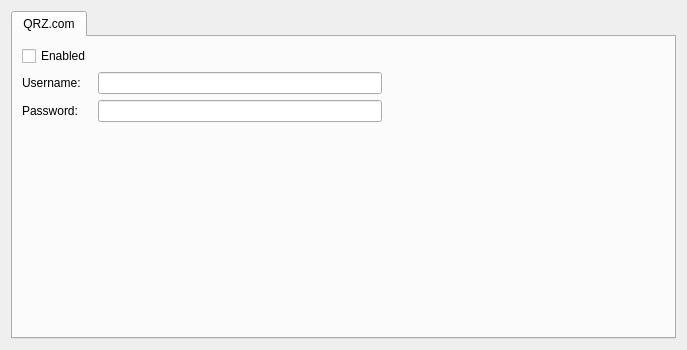
<?xml version="1.0" encoding="UTF-8"?>
<ui version="4.0">
 <class>Logbook::Internal::CallsignLookupSettingsPage</class>
 <widget class="QWidget" name="Logbook::Internal::CallsignLookupSettingsPage">
  <property name="geometry">
   <rect>
    <x>0</x>
    <y>0</y>
    <width>687</width>
    <height>350</height>
   </rect>
  </property>
  <property name="windowTitle">
   <string>Dialog</string>
  </property>
  <layout class="QGridLayout" name="gridLayout">
   <item row="0" column="0">
    <widget class="QTabWidget" name="tabWidget">
     <property name="currentIndex">
      <number>0</number>
     </property>
     <widget class="QWidget" name="tab">
      <attribute name="title">
       <string>QRZ.com</string>
      </attribute>
      <layout class="QGridLayout" name="gridLayout_2">
       <item row="1" column="2">
        <spacer name="horizontalSpacer">
         <property name="orientation">
          <enum>Qt::Horizontal</enum>
         </property>
         <property name="sizeHint" stdset="0">
          <size>
           <width>40</width>
           <height>20</height>
          </size>
         </property>
        </spacer>
       </item>
       <item row="2" column="1">
        <widget class="QLineEdit" name="edQRZPassword">
         <property name="echoMode">
          <enum>QLineEdit::Password</enum>
         </property>
        </widget>
       </item>
       <item row="2" column="0">
        <widget class="QLabel" name="label_2">
         <property name="sizePolicy">
          <sizepolicy hsizetype="Maximum" vsizetype="Preferred">
           <horstretch>0</horstretch>
           <verstretch>0</verstretch>
          </sizepolicy>
         </property>
         <property name="text">
          <string>Password:</string>
         </property>
         <property name="buddy">
          <cstring>edQRZPassword</cstring>
         </property>
        </widget>
       </item>
       <item row="1" column="1">
        <widget class="QLineEdit" name="edQRZUsername"/>
       </item>
       <item row="1" column="0">
        <widget class="QLabel" name="label">
         <property name="sizePolicy">
          <sizepolicy hsizetype="Maximum" vsizetype="Preferred">
           <horstretch>0</horstretch>
           <verstretch>0</verstretch>
          </sizepolicy>
         </property>
         <property name="text">
          <string>Username:</string>
         </property>
         <property name="buddy">
          <cstring>edQRZUsername</cstring>
         </property>
        </widget>
       </item>
       <item row="3" column="1">
        <spacer name="verticalSpacer">
         <property name="orientation">
          <enum>Qt::Vertical</enum>
         </property>
         <property name="sizeHint" stdset="0">
          <size>
           <width>20</width>
           <height>40</height>
          </size>
         </property>
        </spacer>
       </item>
       <item row="0" column="0">
        <widget class="QCheckBox" name="chkQRZEnabled">
         <property name="text">
          <string>Enabled</string>
         </property>
        </widget>
       </item>
      </layout>
     </widget>
    </widget>
   </item>
  </layout>
 </widget>
 <tabstops>
  <tabstop>tabWidget</tabstop>
  <tabstop>chkQRZEnabled</tabstop>
  <tabstop>edQRZUsername</tabstop>
  <tabstop>edQRZPassword</tabstop>
 </tabstops>
 <resources/>
 <connections>
  <connection>
   <sender>chkQRZEnabled</sender>
   <signal>toggled(bool)</signal>
   <receiver>edQRZUsername</receiver>
   <slot>setEnabled(bool)</slot>
   <hints>
    <hint type="sourcelabel">
     <x>41</x>
     <y>79</y>
    </hint>
    <hint type="destinationlabel">
     <x>138</x>
     <y>105</y>
    </hint>
   </hints>
  </connection>
  <connection>
   <sender>chkQRZEnabled</sender>
   <signal>toggled(bool)</signal>
   <receiver>edQRZPassword</receiver>
   <slot>setEnabled(bool)</slot>
   <hints>
    <hint type="sourcelabel">
     <x>72</x>
     <y>79</y>
    </hint>
    <hint type="destinationlabel">
     <x>148</x>
     <y>131</y>
    </hint>
   </hints>
  </connection>
 </connections>
</ui>
